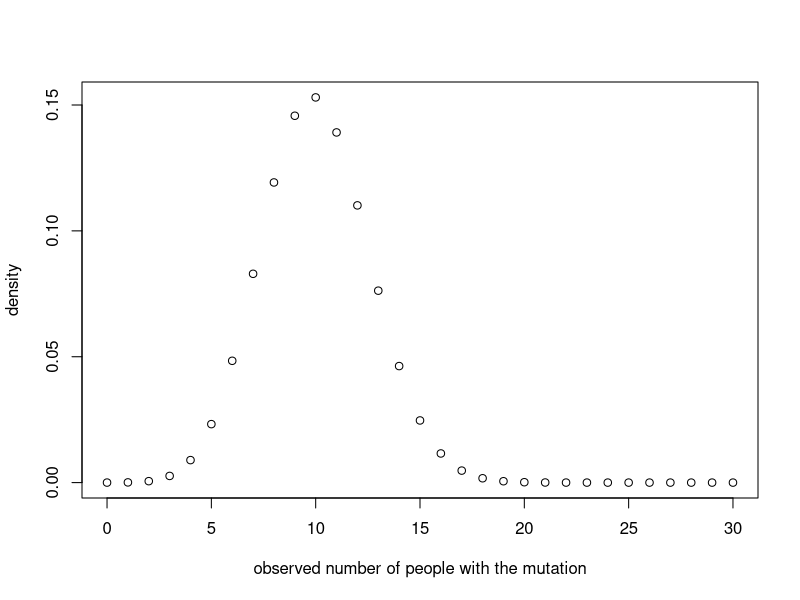
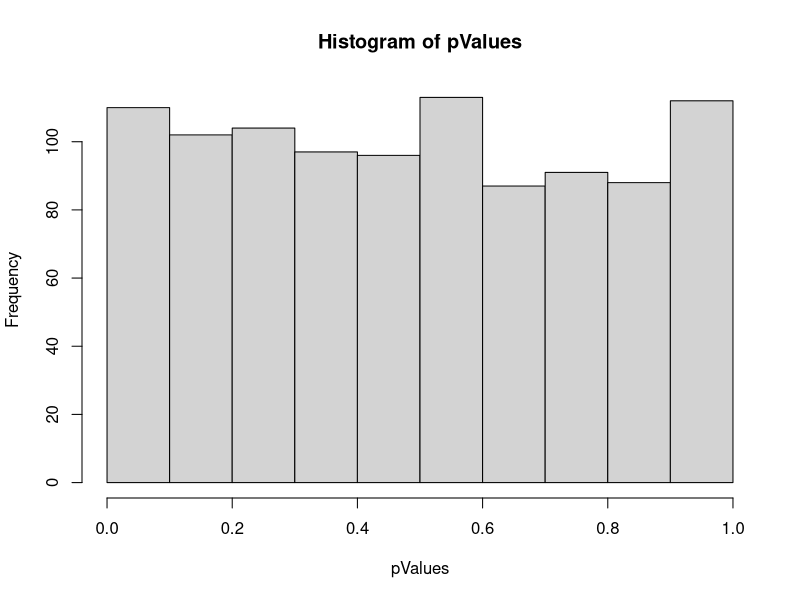
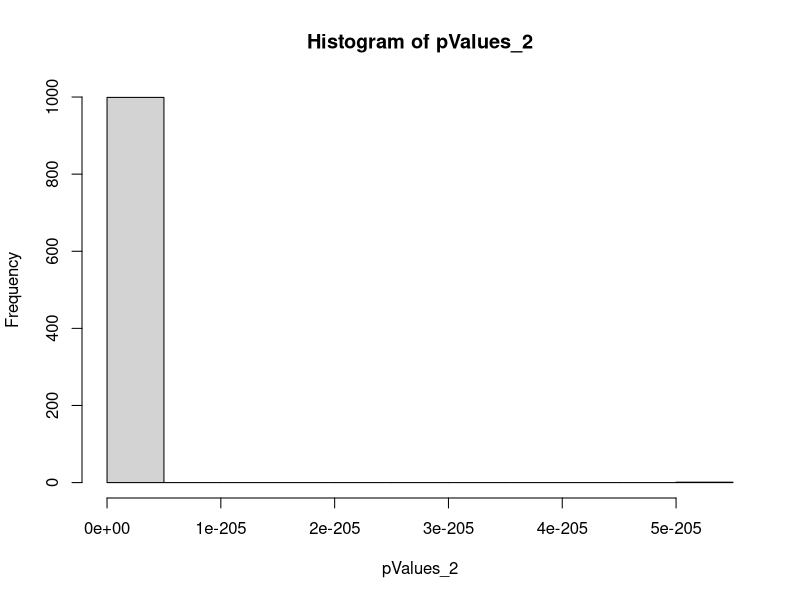

Here is the R script that generated these plots, in order: (Note: this script raises an error after producing the figures.)
rm(list=ls())

# Question 1 with formulation # 2
sampleSize <- 30
probMut <- 1/3
dbinom(12, sampleSize, probMut)    # 0.01101246
plot(0:sampleSize, dbinom(0:sampleSize, sampleSize, probMut), xlab=" observed number of people with the mutation ", ylab= "density")
myMean <- sampleSize * probMut    
myVars <- sampleSize * probMut * (1 - probMut)    
#ANSWER:
" The probability of seeing exatly 12 people with the mutation is 0.01101246.
  Mean for the expected number of people with the mutation is 10.
  Variance for the expected number of people with the mutation is 6.666667. "

# 3A
set.seed(1000)
numPatients <- 10000
numExperiments <- 1000
myVals <- rbinom(numExperiments,numPatients,0.5)    # one liner: rbinom(1000,10000,0.5)

# 3B
expectedMean <- numPatients * 0.5
expectedVars <- numPatients * 0.5 * (1 - 0.5)
actualMean <- mean(myVals)
actualVars <- var(myVals)
# ANSWER
" The expected mean is 5000 and the expected variance is 2500.
  The actuial mean is 5000.688 and the actual variance is 2700.287."

# 3C
pValues <- vector(length=length(myVals), mode="double")
for (i in 1:length(myVals)){
    pValues[i] <- binom.test(myVals[i], numPatients)$p.value
}
hist(pValues)
# ANSWER
"I expected to see uniform distribution and 
the p-values of the histogram are approximate uniform distribution."

# 3D
newProb <- 2/3
pValues_2 <- vector(length=length(myVals), mode="double")
for (p in 1:length(myVals)){
  pValues_2[p] <- binom.test(myVals[p], numPatients, p= newProb)$p.value
}
hist(pValues_2)    # with p = 2/3

pValues_3 <- vector(length=length(myVals), mode="double")
for (q in 1:length(myVals)){
  pValues_3[q] <- binom.test(myVals[q], numPatients, p=0.49)$p.value
}
histo(pValues_3)    # with p = 0.49
# ANSWER
" Changing the expected value from 1/2 to 2/3, all the p-values become very small. Interestingly,
  if we change 1/2 to a much bigger value, like 3/4, we end up with the same extremely small 
  p-values in R.
  
  If the expected value changed to 0.49 or 0.51, I don't expect to see the same shape of the
  p-value histogram because the actual distribution is no longer symmatric around the distribution 
  with the expected value of 0.49 or 0.51. The sample size is 10000, so 1% can cause big differences.
  By histogram, we can verify that we see more of small p-values."

